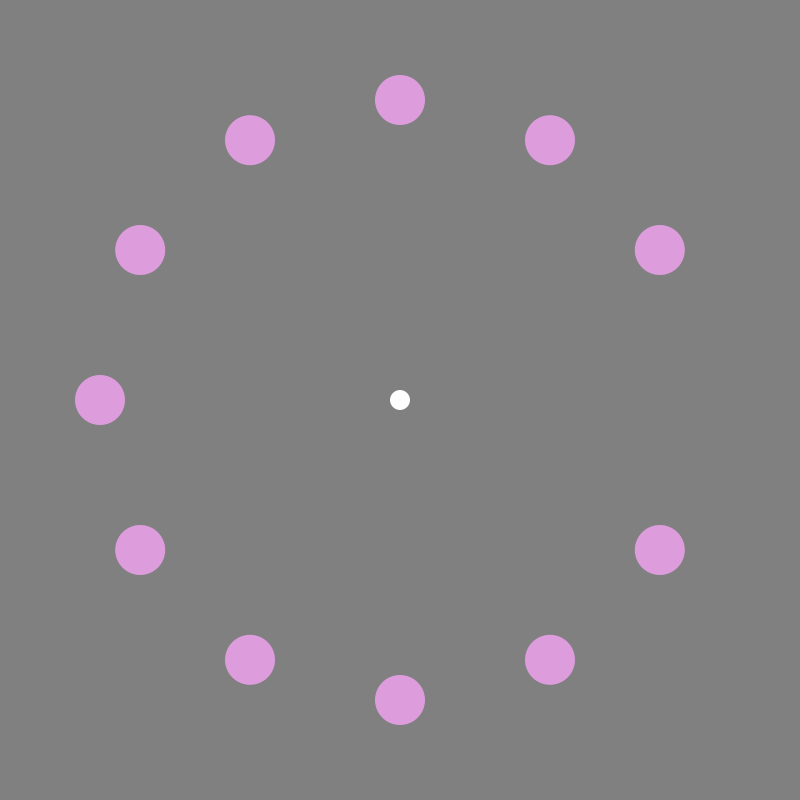
Frame 1 (no input)
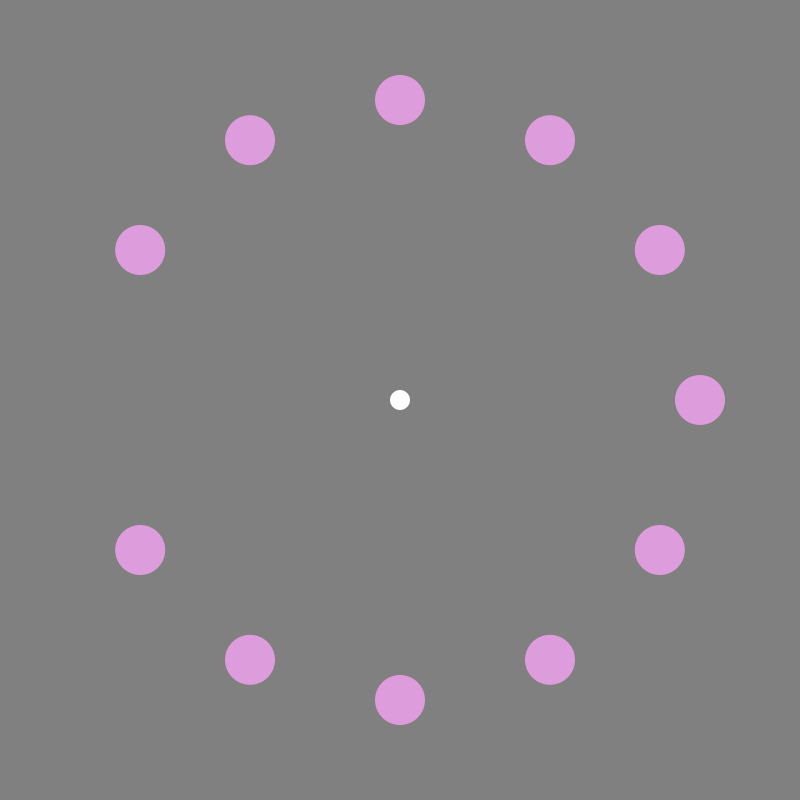
Frame 60 (the mouse pressed at the canvas centre just before this capture)
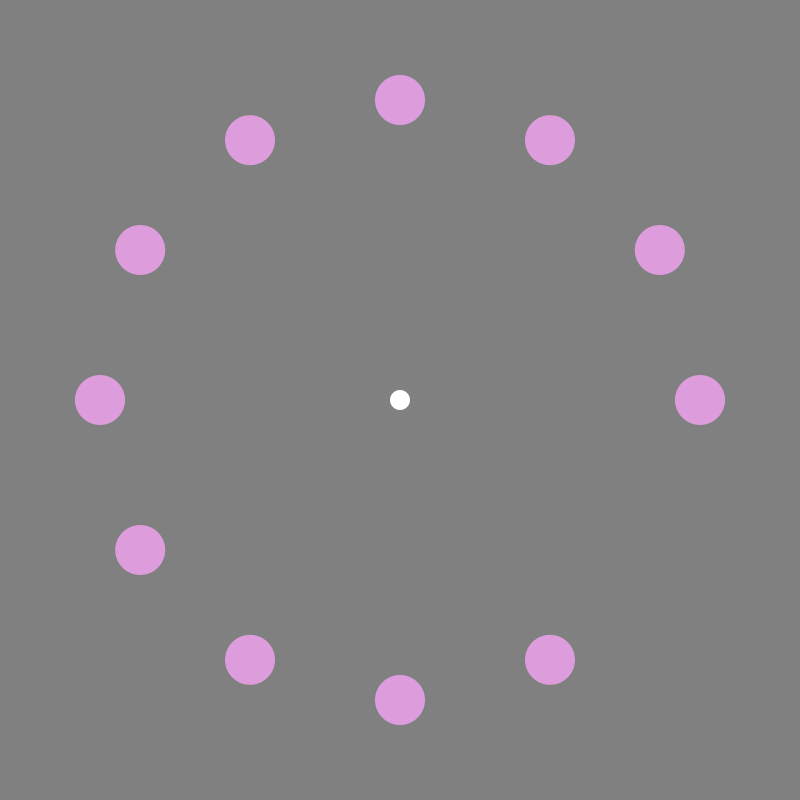
Frame 120 (the mouse held since frame 60 and released just before this capture)

The Processing sketch that drew these frames (run headless with seeded random() and noise(); from frame 60 on, the mouse is pressed at the canvas centre):

// Processing sketch: i_2
// ── i_2.pde
int t0, t1;
int N = 12;
float vel = 6.0; 

void setup() {
  size(800, 800);
  t0 = millis();
}

void draw() {
  background(128);
  noStroke();
  t1 = millis() - t0; 
  int j = int(t1/1000.0*vel) % N;
  fill(221, 157, 221);
  for (int i=0; i<N; ++i) {
    if (j == i) continue;
    ellipse(400+(cos(float(i)/N*2*PI))*300, 400+(sin(float(i)/N*2*PI))*300, 50, 50);
  }
  // filter(BLUR, 2);
  fill(255);
  ellipse(400, 400, 20, 20);
} 
